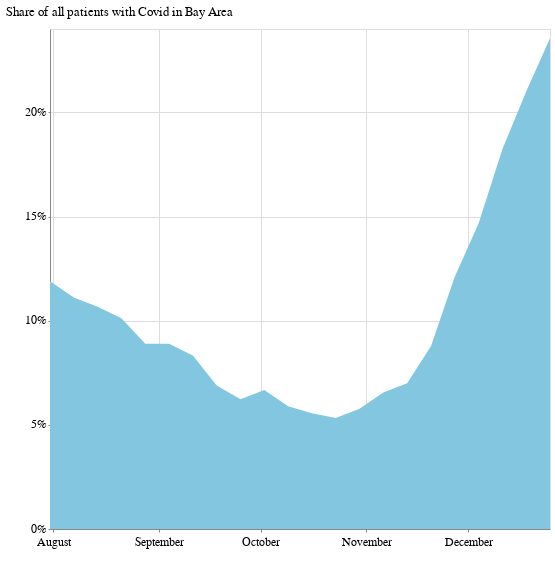

The cell this chart's notebook holds for it:
### Code cell
alt.Chart(bayarea_grouped).mark_area().encode(
    x=alt.X('week:T', axis=alt.Axis(format='', title=' ', tickCount=3)),
    y = alt.Y('covid_patients_share', title=' ', axis=alt.Axis(format='%', title='Share of all patients with Covid in Bay Area', tickCount=6)),
).properties(width=500, height=500)

### Figure 1 — Vega-Lite specification as saved in the notebook (floating-point values rounded to 4 significant figures)
{"config": {"view": {"width": 800, "height": 450}, "background": "#ffffff", "title": {"anchor": "start", "font": "Benton Gothic Bold, sans", "fontColor": "#000000", "fontSize": 22, "fontWeight": "normal"}, "arc": {"fill": "#82c6df"}, "area": {"fill": "#82c6df"}, "line": {"stroke": "#82c6df", "strokeWidth": 3}, "path": {"stroke": "#82c6df"}, "rect": {"fill": "#82c6df"}, "shape": {"stroke": "#82c6df"}, "bar": {"fill": "#82c6df"}, "point": {"stroke": "#82c6df"}, "symbol": {"fill": "#82c6df", "size": 30}, "axis": {"titleFont": "Benton Gothic Bold, sans", "titleFontSize": 13, "titleFontWeight": "normal", "labelFont": "Benton Gothic, sans", "labelFontSize": 11.5, "labelFontWeight": "normal"}, "axisX": {"labelAngle": 0, "labelPadding": 4, "tickSize": 3}, "axisY": {"labelBaseline": "middle", "maxExtent": 45, "minExtent": 45, "tickSize": 2, "titleAlign": "left", "titleAngle": 0, "titleX": -45, "titleY": -11}, "legend": {"titleFont": "Benton Gothic Bold, sans", "titleFontSize": 13, "titleFontWeight": "normal", "symbolType": "square", "labelFont": "Benton Gothic, sans", "labelFontSize": 11.5}, "range": {"category": ["#3580b1", "#ec8431", "#ab7fb4", "#c89d29", "#adc839", "#829eb1"], "diverging": ["#e68a4f", "#f4bb6a", "#f9e39c", "#dadfe2", "#a6b7c6", "#849eae"], "heatmap": ["#fbf2c7", "#f9e39c", "#f8d36e", "#f4bb6a", "#e68a4f", "#d15a40", "#ab4232"], "ordinal": ["#fbf2c7", "#f9e39c", "#f8d36e", "#f4bb6a", "#e68a4f", "#d15a40", "#ab4232"], "ramp": ["#fbf2c7", "#f9e39c", "#f8d36e", "#f4bb6a", "#e68a4f", "#d15a40", "#ab4232"]}}, "data": {"name": "data-08b8013d7d8e300deeae6bb9bb7205e8"}, "mark": "area", "encoding": {"x": {"type": "temporal", "axis": {"format": "", "tickCount": 3, "title": " "}, "field": "week"}, "y": {"type": "quantitative", "axis": {"format": "%", "tickCount": 6, "title": "Share of all patients with Covid in Bay Area"}, "field": "covid_patients_share", "title": " "}}, "height": 500, "width": 500, "$schema": "https://vega.github.io/schema/vega-lite/v4.0.2.json", "datasets": {"data-08b8013d7d8e300deeae6bb9bb7205e8": [{"week": "2020-07-31T00:00:00", "total_covid_patients": 914.0, "covid_patients_share": 0.1189}, {"week": "2020-08-07T00:00:00", "total_covid_patients": 829.0, "covid_patients_share": 0.1111}, {"week": "2020-08-14T00:00:00", "total_covid_patients": 859.0, "covid_patients_share": 0.1067}, {"week": "2020-08-21T00:00:00", "total_covid_patients": 803.0, "covid_patients_share": 0.1011}, {"week": "2020-08-28T00:00:00", "total_covid_patients": 713.0, "covid_patients_share": 0.08889}, {"week": "2020-09-04T00:00:00", "total_covid_patients": 652.0, "covid_patients_share": 0.08889}, {"week": "2020-09-11T00:00:00", "total_covid_patients": 606.0, "covid_patients_share": 0.08333}, {"week": "2020-09-18T00:00:00", "total_covid_patients": 531.0, "covid_patients_share": 0.06889}, {"week": "2020-09-25T00:00:00", "total_covid_patients": 461.0, "covid_patients_share": 0.06222}, {"week": "2020-10-02T00:00:00", "total_covid_patients": 439.0, "covid_patients_share": 0.06667}, {"week": "2020-10-09T00:00:00", "total_covid_patients": 408.0, "covid_patients_share": 0.05889}, {"week": "2020-10-16T00:00:00", "total_covid_patients": 377.0, "covid_patients_share": 0.05556}, {"week": "2020-10-23T00:00:00", "total_covid_patients": 377.0, "covid_patients_share": 0.05333}, {"week": "2020-10-30T00:00:00", "total_covid_patients": 415.0, "covid_patients_share": 0.05778}, {"week": "2020-11-06T00:00:00", "total_covid_patients": 455.0, "covid_patients_share": 0.06556}, {"week": "2020-11-13T00:00:00", "total_covid_patients": 529.0, "covid_patients_share": 0.07}, {"week": "2020-11-20T00:00:00", "total_covid_patients": 707.0, "covid_patients_share": 0.08778}, {"week": "2020-11-27T00:00:00", "total_covid_patients": 939.0, "covid_patients_share": 0.1211}, {"week": "2020-12-04T00:00:00", "total_covid_patients": 1183.0, "covid_patients_share": 0.1467}, {"week": "2020-12-11T00:00:00", "total_covid_patients": 1515.0, "covid_patients_share": 0.1822}, {"week": "2020-12-18T00:00:00", "total_covid_patients": 1806.0, "covid_patients_share": 0.21}, {"week": "2020-12-25T00:00:00", "total_covid_patients": 2002.0, "covid_patients_share": 0.2356}]}}
